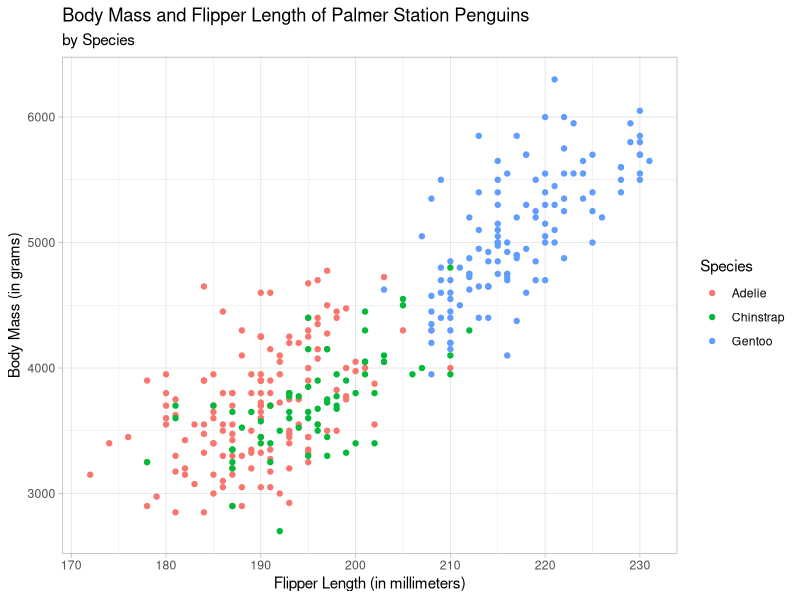

This chart was generated by the following R code:
## ---- chunk 1
library(tidyverse)
library(palmerpenguins)
data(penguins)
## ---- chunk 2
penguins %>% drop_na(flipper_length_mm, body_mass_g) %>%
  rename(Species = species) %>%
  ggplot() + geom_point(mapping = aes(x = flipper_length_mm,
                                      y = body_mass_g, color = Species)) +
  theme_light() + 
  xlab("Flipper Length (in millimeters)") + ylab("Body Mass (in grams)") +
  ggtitle("Body Mass and Flipper Length of Palmer Station Penguins",
          subtitle = "by Species")

